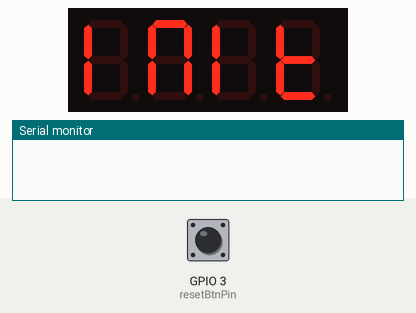
Bench run of a sketch on a simulated ESP8266 (NodeMCU). Shown: 4-digit seven-segment display, the last lines printed to the serial monitor. The test bench sets the inputs (shaded band); at power-on: GPIO 3 (resetBtnPin) HIGH. WiFi joins after 1.5 s; servers stay silent unless stated; the local clock reads 2024-03-15 10:24:30 at power-on unless the sketch sets it; random numbers use the default seed unless the sketch sets one.

Above: at 1.1 s.
At 3.1 s:
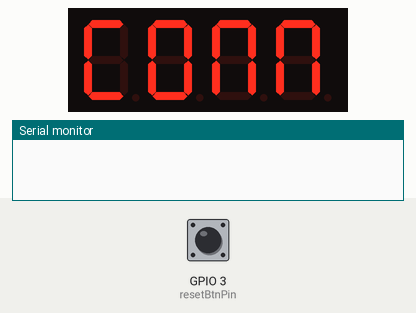
At 4.0 s:
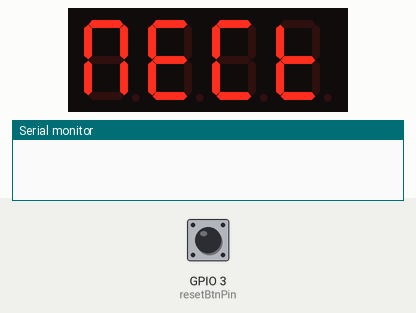
At 7.0 s:
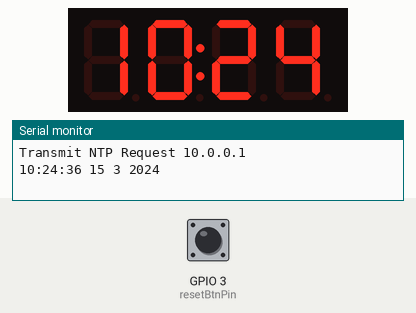
At 39.2 s:
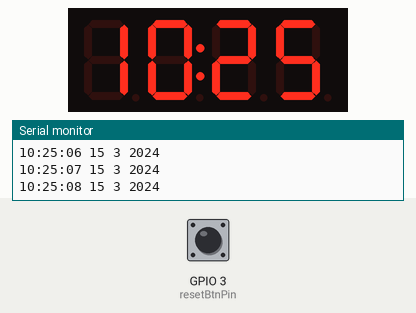

Measured:
- what the display in image 0 shows lasts 2.0 s, from 1.0 s to 3.0 s
- what the display in image 2 shows lasts 3.1 s, from 3.9 s to 7.0 s

The sketch:

NTP_WiFi_Clock.ino
```cpp
/*NTP ESP-8266 Clock By Sebouh
 * Tailored for NodeMCU and TM1637 by Jeffrey Lai
For Compiling USE Arduino IDE 1.6.5
*/
#include <ESP8266WiFi.h>          //https://github.com/esp8266/Arduino/tree/master/libraries/ESP8266WiFi
#include <DNSServer.h>            //https://github.com/esp8266/Arduino/tree/master/libraries/DNSServer
#include <ESP8266WebServer.h>     //https://github.com/esp8266/Arduino/tree/master/libraries/ESP8266WebServer
#include <WiFiManager.h>          //https://github.com/tzapu/WiFiManager
#include <Time.h>                 //https://github.com/PaulStoffregen/Time
#include <Timezone.h>             //https://github.com/JChristensen/Timezone
#include "SevenSegmentTM1637.h"   //https://github.com/bremme/arduino-tm1637
#include "SevenSegmentExtended.h" //https://github.com/bremme/arduino-tm1637

//NodeMCU Module connection pins (Digital Pins)
const byte PIN_CLK = D6;   // define CLK pin (any digital pin)
const byte PIN_DIO = D5;   // define DIO pin (any digital pin)
SevenSegmentExtended    display(PIN_CLK, PIN_DIO);
int resetBtnPin = 3;      //Reset button to reset wifi

//Configuration
#define HOSTNAME "NTP Clock"
//#define AP_PASSWORD "Password123" //Uncomment to enable wifi password to access the Access Point, when WIFI credentials are unset.

//Edit These Lines According To Your Timezone and Daylight Saving Time
//TimeZone Settings Details https://github.com/JChristensen/Timezone

//Uncomment to use predefined timezone

//#define ausET // Australia Eastern Time Zone (Sydney, Melbourne)
#define CE    // Central European Time (Frankfurt, Brussels, Copenhagen, Madrid, Paris)
//#define UK    // United Kingdom (London, Belfast)
//#define UTC   // UTC
//#define usET  // US Eastern Time Zone (New York, Detroit)
//#define usCT  // US Central Time Zone (Chicago, Houston)
//#define usMT  // US Mountain Time Zone (Denver, Salt Lake City)
//#define usAZ  // Arizona is US Mountain Time Zone but does not use DST
//#define usPT  // // US Pacific Time Zone (Las Vegas, Los Angeles)

//Predefined timezones
#ifdef ausET
// Australia Eastern Time Zone (Sydney, Melbourne)
TimeChangeRule aEDT = {"AEDT", First, Sun, Oct, 2, 660};    // UTC + 11 hours
TimeChangeRule aEST = {"AEST", First, Sun, Apr, 3, 600};    // UTC + 10 hours
Timezone myLocalTime(aEDT, aEST);
#endif

#ifdef CE
// Central European Time (Frankfurt, Paris)
TimeChangeRule CEST = {"CEST", Last, Sun, Mar, 2, 120};     // Central European Summer Time
TimeChangeRule CET = {"CET ", Last, Sun, Oct, 3, 60};       // Central European Standard Time
Timezone myLocalTime(CEST, CET);
#endif

#ifdef UK
// United Kingdom (London, Belfast)
TimeChangeRule BST = {"BST", Last, Sun, Mar, 1, 60};        // British Summer Time
TimeChangeRule GMT = {"GMT", Last, Sun, Oct, 2, 0};         // Standard Time
Timezone myLocalTime(BST, GMT);
#endif

#ifdef UTC
// UTC
TimeChangeRule utcRule = {"UTC", Last, Sun, Mar, 1, 0};     // UTC
Timezone myLocalTime(utcRule, utcRule);
#endif

#ifdef usET
// US Eastern Time Zone (New York, Detroit)
TimeChangeRule usEDT = {"EDT", Second, Sun, Mar, 2, -240};  // Eastern Daylight Time = UTC - 4 hours
TimeChangeRule usEST = {"EST", First, Sun, Nov, 2, -300};   // Eastern Standard Time = UTC - 5 hours
Timezone myLocalTime(usEDT, usEST);
#endif

#ifdef usCT
// US Central Time Zone (Chicago, Houston)
TimeChangeRule usCDT = {"CDT", Second, dowSunday, Mar, 2, -300};
TimeChangeRule usCST = {"CST", First, dowSunday, Nov, 2, -360};
Timezone myLocalTime(usCDT, usCST);
#endif

#ifdef usMT
// US Mountain Time Zone (Denver, Salt Lake City)
TimeChangeRule usMDT = {"MDT", Second, dowSunday, Mar, 2, -360};
TimeChangeRule usMST = {"MST", First, dowSunday, Nov, 2, -420};
Timezone myLocalTime(usMDT, usMST);
#endif

#ifdef usAZ
// Arizona is US Mountain Time Zone but does not use DST
Timezone myLocalTime(usMST, usMST);
#endif

#ifdef usPT
// US Pacific Time Zone (Las Vegas, Los Angeles)
TimeChangeRule usPDT = {"PDT", Second, dowSunday, Mar, 2, -420};
TimeChangeRule usPST = {"PST", First, dowSunday, Nov, 2, -480};
Timezone myLocalTime(usPDT, usPST);
#endif


//Pointer To The Time Change Rule, Use to Get The TZ Abbrev
TimeChangeRule *tcr;
time_t utc, local;

//NTP Server http://tf.nist.gov/tf-cgi/servers.cgi
static const char ntpServerName[] = "time.nist.gov";
WiFiUDP Udp;
// Local Port to Listen For UDP Packets
uint16_t localPort;

// Setup Details
void setup() {
  Serial.begin(115200);
  // Initialize LCD
  display.begin();            // initializes the display
  display.clear();
  display.setBacklight(100);  // set the brightness to 100 %
  display.print("INIT");      // display INIT on the display

  delay(500);

  // Reset Button Switch Type
  pinMode(resetBtnPin, INPUT_PULLUP);

  //WiFiManager
  //Local intialization.
  WiFiManager wifiManager;
  //AP Configuration
  wifiManager.setAPCallback(configModeCallback);
  //Exit After Config Instead of connecting
  wifiManager.setBreakAfterConfig(true);

  //Reset Settings - If Button Pressed/hold during power on
  if (digitalRead(resetBtnPin) == LOW) {
    //Display <Reset>
    display.clear();
    display.print("RESET");      // display RESET on the display
    delay(5000);
    wifiManager.resetSettings();
    //ESP.reset();
    ESP.restart();
  }
  /*
  Tries to connect to last known settings
  if it does not connect it starts an access point with the specified name
  here  "AutoConnectAP" without password (uncomment below line and comment
  next line if password required)
  and goes into a blocking loop awaiting configuration
  */

  #ifdef AP_PASSWORD
  if (!wifiManager.autoConnect(HOSTNAME, AP_PASSWORD)){   //If You Require Password For Your NTP Clock
  #else
  if (!wifiManager.autoConnect(HOSTNAME)) {               //If You Dont Require Password For Your NTP Clock
  #endif
    delay(3000);
    ESP.reset();
    delay(5000);
  }

  //Display <Connect> Once Connected to AP
  display.clear();
  display.print("CONNECT");      // display CONNECT on the display
  delay(3000);
  {
    while (WiFi.status() != WL_CONNECTED) {
      delay(500);
    }

    // Seed Random With vVlues Unique To This Device
    uint8_t macAddr[6];
    WiFi.macAddress(macAddr);
    uint32_t seed1 =
      (macAddr[5] << 24) | (macAddr[4] << 16) |
      (macAddr[3] << 8)  | macAddr[2];
    randomSeed(WiFi.localIP() + seed1 + micros());
    localPort = random(1024, 65535);
    Udp.begin(localPort);
    setSyncProvider(getNtpTime);
    //Set Sync Intervals
    setSyncInterval(5 * 60);
  }
}
void loop() {
  // when the digital clock was displayed
  static time_t prevDisplay = 0;
  timeStatus_t ts = timeStatus();
  utc = now();
  local = myLocalTime.toLocal(utc, &tcr);

  switch (ts) {
    case timeNeedsSync:
    case timeSet:
      //update the display only if time has changed
      if (now() != prevDisplay) {
        prevDisplay = now();
        digitalClockDisplay();
        tmElements_t tm;
        breakTime(now(), tm);
        //If Time Needs Sync turn off the colon (:) on the display
        if (ts == timeNeedsSync) {
          display.setColonOn(false);
        }
        //else {
        //lc.setDigit(0, 2, (second() % 10), false);
        //  }
      }
      break;
    case timeNotSet:
      //Display <No Sync> If Time Not Displayed
      display.clear();
      display.print("NO SYNC");      // display NO SYNC on the display
      now();
      delay(3000);
      ESP.restart();
  }
}
//#####################################################
void digitalClockDisplay() {
  tmElements_t tm;
  char *dayOfWeek;
  breakTime(now(), tm);
  display.clear();
  // digital clock display of the time
  serialPrintTime();
  display.printTime(hour(local),minute(local), true);
}

void serialPrintTime() {
  //serial printing the time
  Serial.print(hour(local));
  printDigits(minute(local));
  printDigits(second(local));
  Serial.print(" ");
  Serial.print(day());
  Serial.print(" ");
  Serial.print(month());
  Serial.print(" ");
  Serial.print(year());
  Serial.println();
}

void printDigits(int digits) {
 // utility function for digital clock display: prints preceding colon and leading 0
 Serial.print(":");
 if (digits < 10)
 Serial.print('0');
 Serial.print(digits);
}

/*-------- NTP code ----------*/

const int NTP_PACKET_SIZE = 48; // NTP time is in the first 48 bytes of message
byte packetBuffer[NTP_PACKET_SIZE]; //buffer to hold incoming & outgoing packets

time_t getNtpTime()
{
  IPAddress timeServerIP; // time.nist.gov NTP server address

  while (Udp.parsePacket() > 0) ; // discard any previously received packets
  Serial.print(F("Transmit NTP Request "));
  //get a random server from the pool
  WiFi.hostByName(ntpServerName, timeServerIP);
  Serial.println(timeServerIP);

  sendNTPpacket(timeServerIP);
  uint32_t beginWait = millis();
  while ((millis() - beginWait) < 1500) {
    int size = Udp.parsePacket();
    if (size >= NTP_PACKET_SIZE) {
      Udp.read(packetBuffer, NTP_PACKET_SIZE);  // read packet into the buffer
      unsigned long secsSince1900;
      // convert four bytes starting at location 40 to a long integer
      secsSince1900 =  (unsigned long)packetBuffer[40] << 24;
      secsSince1900 |= (unsigned long)packetBuffer[41] << 16;
      secsSince1900 |= (unsigned long)packetBuffer[42] << 8;
      secsSince1900 |= (unsigned long)packetBuffer[43];
      return secsSince1900 - 2208988800UL;
    }
  }
  return 0; // return 0 if unable to get the time
}
// send an NTP request to the time server at the given address
void sendNTPpacket(IPAddress &address)
{

  // set all bytes in the buffer to 0
  memset(packetBuffer, 0, NTP_PACKET_SIZE);
  // Initialize values needed to form NTP request
  // (see URL above for details on the packets)
  packetBuffer[0] = 0b11100011;   // LI, Version, Mode
  packetBuffer[1] = 0;     // Stratum, or type of clock
  packetBuffer[2] = 6;     // Polling Interval
  packetBuffer[3] = 0xEC;  // Peer Clock Precision
  // 8 bytes of zero for Root Delay & Root Dispersion
  packetBuffer[12]  = 49;
  packetBuffer[13]  = 0x4E;
  packetBuffer[14]  = 49;
  packetBuffer[15]  = 52;
  // all NTP fields have been given values, now
  // you can send a packet requesting a timestamp:
  Udp.beginPacket(address, 123); //NTP requests are to port 123
  Udp.write(packetBuffer, NTP_PACKET_SIZE);
  Udp.endPacket();
}
//To Display <Setup> if not connected to AP
void configModeCallback (WiFiManager *myWiFiManager) {
  display.clear();
  display.print("SETUP");      // display SETUP on the display
  delay(2000);
}
```
